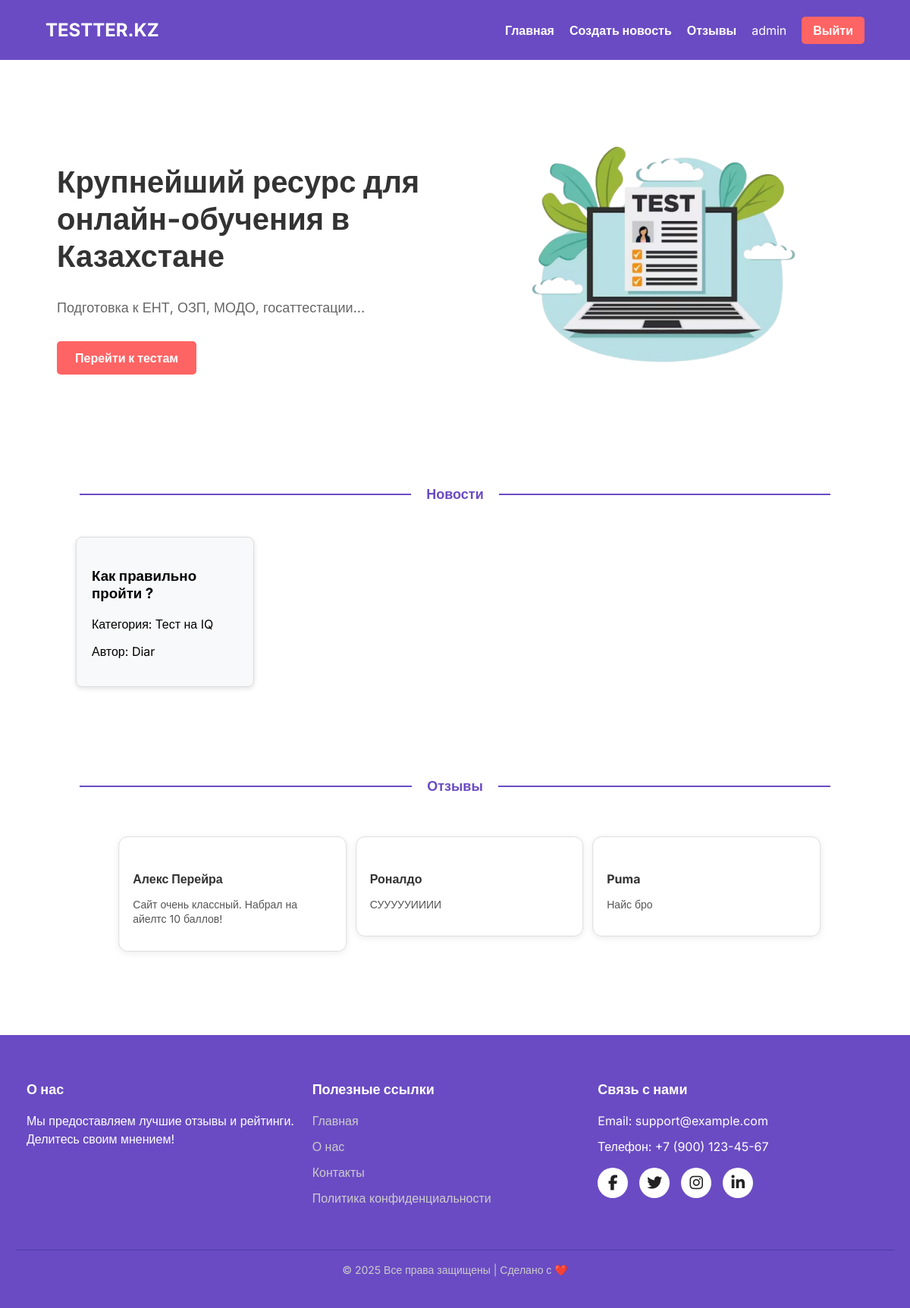
The app's page / (signed in) with its own data.
### main/models.py (models this page shows, shortened)
class News(models.Model):
    author = models.CharField(max_length=200)
    popularity = models.BooleanField(default=False)
    category = models.ForeignKey(Subject, on_delete=models.CASCADE, blank=True, null=True)
    img1 = models.ImageField(upload_to='upload', blank=True, null=True)
    img2 = models.ImageField(upload_to='upload', blank=True, null=True)
    title = models.CharField(max_length=200)
    description = models.TextField()
    created = models.DateTimeField(auto_now_add=True)

class Subject(models.Model):
    name = models.CharField(max_length=200)
    def __str__(self):
        return self.name

class Review(models.Model):
    user = models.ForeignKey(User, on_delete=models.CASCADE, blank=True, null=True)
    name = models.CharField(max_length=30)
    text = models.TextField(max_length=250)

### main/views.py (the view)
# urls.py: path('', views.base, name='home'),
def base(request):
    news = News.objects.all()
    comments = Review.objects.all()
    return render(request, 'base.html', {'news':news, 'comments':comments})

### main/templates/base.html (shortened to what this page needs)
{% extends 'layout.html' %}
{% load static %}
{% block content %}
    <div class="container">
        <section class="hero">
            <div class="text-content">
                <h1>Крупнейший ресурс для онлайн-обучения в Казахстане</h1>
                <p>Подготовка к ЕНТ, ОЗП, МОДО, госаттестации...</p>
                {% if user.is_authenticated %}
                    <a href="{% url 'tests' %}" class="btn">Перейти к тестам</a>
                {% else %}
                    <a href="{% url 'register' %}" class="btn">Зарегистрироваться</a>
                {% endif %}
            </div>
            <div class="image-content">
                <img src="{% static 'main/img/laptop.png' %}" alt="Обучение онлайн">
            </div>
        </section>
    </div>
    <div class="divider">
        <span class="divider-text">Новости</span>
    </div>
    <div class="news-wrapper" style="margin-bottom: 100px;">
        {% for new in news %}
            {% if forloop.counter0|divisibleby:4 %}
                <div class="news-row">
            {% endif %}
            <a href="{% url 'news_detail' new.id %}" class="news-item">
                <h3>{{ new.title }}</h3>
                <p>Категория: {{ new.category }}</p>
                <p>Автор: {{ new.author }}</p>
            </a>
            {% if forloop.counter|divisibleby:4 or forloop.last %}
                </div>
            {% endif %}
        {% endfor %}
    </div>
    {% if user.is_authenticated %}
        <div class="divider">
            <span class="divider-text">Отзывы</span>
        </div>
                <div class="swiper mySwiper" style="max-width: 1300px; overflow: hidden; margin-bottom: 100px;">
                    <div class="swiper-wrapper">
                        {% for i in comments %}
                            <div class="swiper-slide">
                                <div class="review-card">
                                    <h5 class="review-name">{{ i.name }}</h5>
                                    <p class="review-text">{{ i.text }}</p>
                                </div>
                            </div>
                        {% endfor %}
                    </div>
                </div>
    {% endif %}
{% endblock %}

### main/templates/layout.html (shortened to what this page needs)
{% load static %}
<!DOCTYPE html>
<html lang="ru">
<head>
    <link rel="stylesheet" href="{% static 'main/css/main.css' %}">
    <link rel="stylesheet" href="https://cdn.jsdelivr.net/npm/swiper@11/swiper-bundle.min.css"/>
</head>
<body>
    <header>
        <div class="container">
            <div class="logo"><a href="{% url 'home' %}" style="text-decoration: none; color: white;">TESTTER.KZ</a></div>
            <nav>
                <ul>
                    <li><a href="{% url 'home' %}">Главная</a></li>
                    {% if user.is_authenticated %}
                        {% if user.is_superuser %}
                            <li><a href="{% url 'news_form' %}">Создать новость</a></li>
                        {% endif %}
                        <li><a href="{% url 'otzv' %}">Отзывы</a></li>
                        <li class="user">{{ user.username }}</li>
                        <li><a href="{% url 'logout' %}" class="logout">Выйти</a></li>
                    {% else %}
                        <li><a href="{% url 'register' %}">Регистрация</a></li>
                        <li><a href="{% url 'login' %}">Войти</a></li>
                    {% endif %}
                </ul>
            </nav>
        </div>
    </header>
    <main>
        {% block content %}{% endblock %}
    </main>
    <footer class="footer">
        <div class="footer-container">
            <div class="footer-column">
                <h3>О нас</h3>
                <p>Мы предоставляем лучшие отзывы и рейтинги. Делитесь своим мнением!</p>
            </div>
            <div class="footer-column">
                <h3>Полезные ссылки</h3>
                <ul>
                    <li><a href="#">Главная</a></li>
                    <li><a href="#">О нас</a></li>
                    <li><a href="#">Контакты</a></li>
                    <li><a href="#">Политика конфиденциальности</a></li>
                </ul>
            </div>
            <div class="footer-column">
                <h3>Связь с нами</h3>
                <ul>
                    <li>Email: support@example.com</li>
                    <li>Телефон: +7 (900) 123-45-67</li>
                </ul>
                <div class="footer-social">
                    <a href="#"><i class="fab fa-facebook-f"></i></a>
                    <a href="#"><i class="fab fa-twitter"></i></a>
                    <a href="#"><i class="fab fa-instagram"></i></a>
                    <a href="#"><i class="fab fa-linkedin-in"></i></a>
                </div>
            </div>
        </div>
        <div class="footer-bottom">
            © 2025 Все права защищены | Сделано с ❤️
        </div>
    </footer>
</body>
</html>

### main/static/main/css/main.css (style rules this page uses)
body { font-family: 'Inter', sans-serif; margin: 0; padding: 0; background-color: #fff; }
.review-card { background: #fff; padding: 18px; border-radius: 12px; border: 1px solid #ddd; box-shadow: 0 2px 10px rgba(0, 0, 0, 0.08); text-align: left; height: auto; width: 100%; max-width: 320px; margin: 10px auto; }
.review-name { font-size: 16px; font-weight: bold; color: #333; margin-bottom: 6px; }
.review-text { font-size: 14px; color: #555; line-height: 1.4; }
.footer { background-color: #6A4BC3; color: #FFFFFF; padding: 40px 20px; font-size: 16px; line-height: 1.5; }
.footer-container { max-width: 1200px; margin: auto; display: flex; flex-wrap: wrap; justify-content: space-between; padding: 0 15px; }
.footer-column { flex: 1; min-width: 250px; margin-bottom: 20px; }
.footer-column h3 { font-size: 18px; margin-bottom: 15px; font-weight: 700; color: #fff; }
.footer-column ul { list-style: none; padding: 0; }
.footer-column ul li { margin-bottom: 10px; }
.footer-column ul li a { color: #CCCCCC; text-decoration: none; transition: color 0.3s; }
.footer-social { display: flex; gap: 15px; margin-top: 15px; }
.footer-social a { display: inline-block; width: 40px; height: 40px; background-color: #fff; color: #222; text-align: center; line-height: 40px; border-radius: 50%; font-size: 20px; transition: transform 0.3s ease, background-color 0.3s ease; }
.footer-bottom { text-align: center; margin-top: 20px; padding-top: 15px; border-top: 1px solid #4C3DA8; font-size: 14px; color: #CCCCCC; }
.container { width: 90%; max-width: 1200px; margin: 0 auto; display: flex; justify-content: space-between; align-items: center; padding: 15px 0; }
header { background-color: #6A4BC3; padding: 10px 0; color: #fff; }
.logo { font-size: 24px; font-weight: bold; }
nav ul { list-style: none; display: flex; gap: 20px; margin: 0; padding: 0; }
nav ul li a { color: #fff; text-decoration: none; font-size: 16px; font-weight: 700; transition: color 0.3s ease; }
nav ul li .logout { background-color: #FF6464; color: #fff; padding: 8px 15px; border-radius: 5px; font-weight: 700; transition: all 0.3s ease; }
.hero { display: flex; align-items: center; justify-content: space-between; padding: 60px 15px; }
.text-content { max-width: 50%; }
.text-content h1 { font-size: 40px; font-weight: 700; color: #333; }
.text-content p { font-size: 18px; color: #666; }
.btn { display: inline-block; background-color: #FF6464; color: #fff; padding: 12px 24px; text-decoration: none; border-radius: 5px; margin-top: 15px; font-size: 16px; font-weight: 700; transition: background 0.3s ease; }
.image-content img { width: 100%; max-width: 500px; }
.divider { display: flex; align-items: center; text-align: center; margin: 25px 0; padding: 20px 1300px; }
.divider::before, .divider::after { content: ""; flex: 1; border-bottom: 2px solid #6A4BC3; margin: 5px; }
.divider-text { padding: 0 15px; font-size: 18px; font-weight: bold; color: #6A4BC3; }
@media (max-width: 3200px) { .divider { padding: 20px 1000px; } }
@media (max-width: 2800px) { .divider { padding: 20px 700px; } }
@media (max-width: 2400px) { .divider { padding: 20px 500px; } }
@media (max-width: 2000px) { .divider { padding: 20px 300px; } }
@media (max-width: 1600px) { .divider { padding: 20px 100px; } }
@media (max-width: 1200px) { .divider { padding: 20px 100px; } }
.news-wrapper { display: flex; flex-direction: column; gap: 20px; padding: 0 1300px; }
.news-row { display: grid; grid-template-columns: repeat(4, 1fr); gap: 20px; justify-items: center; }
.news-item { display: block; background: #f8f9fa; padding: 20px; border-radius: 8px; box-shadow: 0 2px 6px rgba(0, 0, 0, 0.12); width: 100%; box-sizing: border-box; text-decoration: none; color: inherit; border: 1px solid #ddd; transition: transform 0.2s ease, box-shadow 0.2s ease, border 0.2s ease; min-height: 140px; }
@media (max-width: 3200px) { .news-wrapper { padding: 0 1000px; } }
@media (max-width: 2800px) { .news-wrapper { padding: 0 800px; } }
@media (max-width: 2400px) { .news-wrapper { padding: 0 600px; } }
@media (max-width: 2000px) { .news-wrapper { padding: 0 400px; } }
@media (max-width: 1600px) { .news-wrapper { padding: 0 200px; } }
@media (max-width: 1200px) { .news-wrapper { padding: 0 100px; } }

### records on screen
News: title "Как правильно пройти ?", category "Тест на IQ", author "Diar"
Review: name "Алекс Перейра", text "Сайт очень классный. Набрал на айелтс 10 баллов!"
Review: name "Роналдо", text "СУУУУУИИИИ"
Review: name "Puma", text "Найс бро"

### other values on screen
{{ user.username }} "admin"
